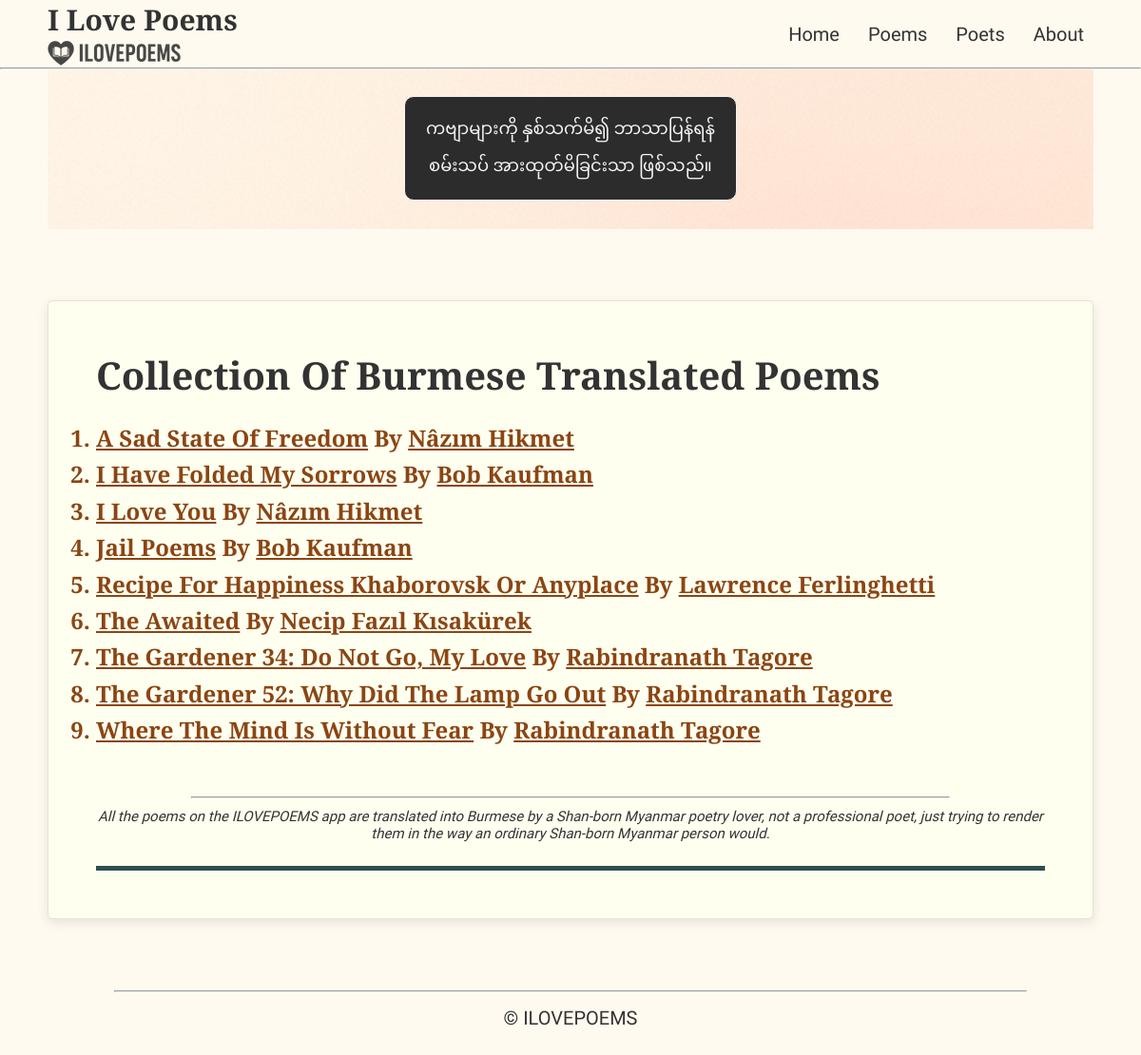
The page /poems/ on the database as committed earlier.
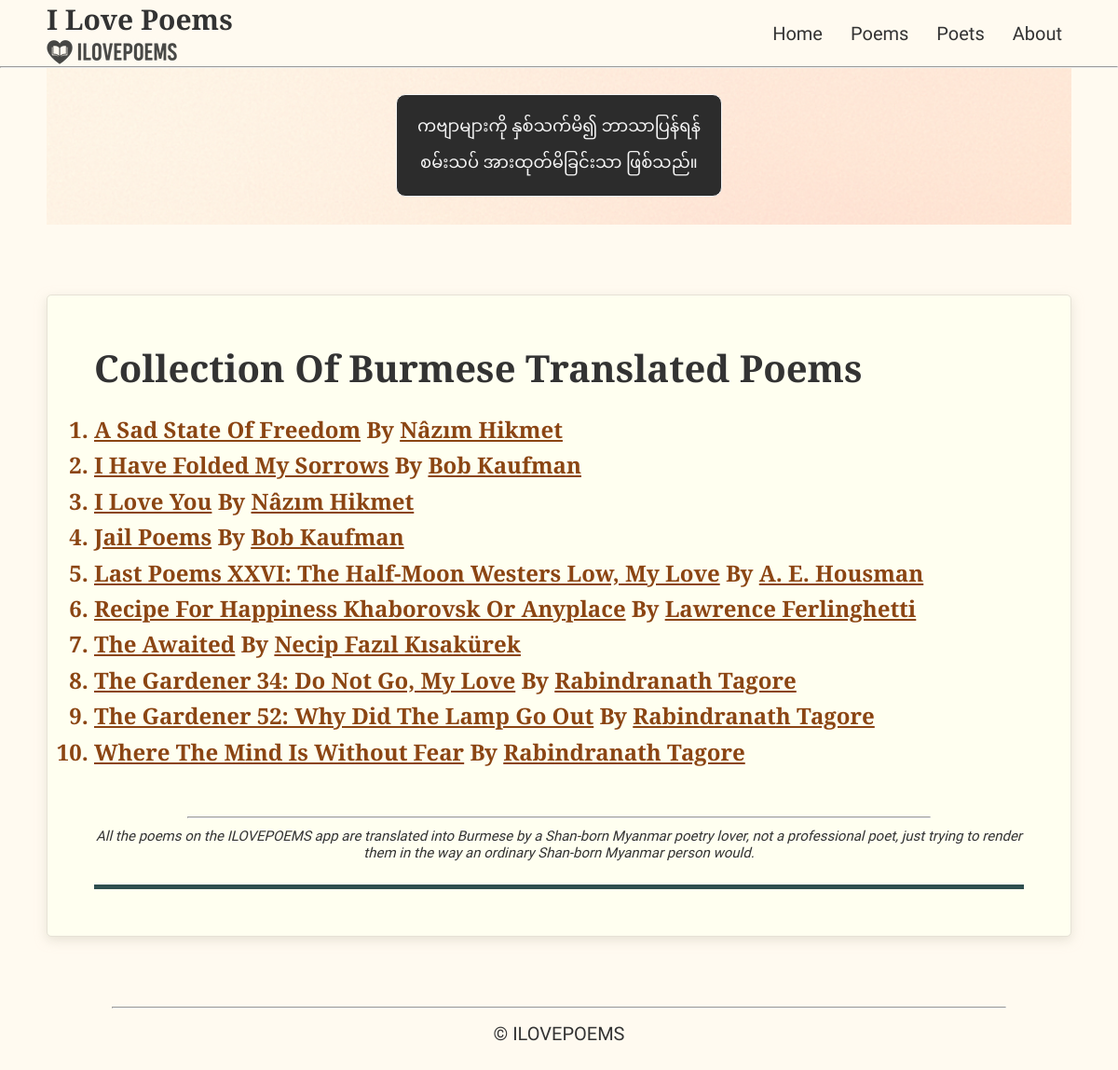
The same page on the database as committed later.
### poems/models.py (models this page shows, shortened)
class Poem(models.Model):
    title_en = models.CharField(max_length=200)
    title_mm = models.CharField(max_length=200)  # Myanmar title
    poem_mm = models.TextField()                  # Myanmar poem content
    poem_en = models.TextField()                  # English poem content
    about = models.TextField(blank=True)          # About the poem
    source = models.CharField(max_length=300, blank=True)
    featured = models.BooleanField(default=False)  # True/False column
    poet = models.ForeignKey('Poet', on_delete=models.CASCADE, related_name='poems')
    date_added = models.DateTimeField("date added")

class Poet(models.Model):
    name_en = models.CharField(max_length=100)
    name_mm = models.CharField(max_length=100)    # Myanmar name
    about = models.TextField(blank=True)          # About the poet
    source = models.CharField(max_length=300, blank=True)
    born_year = models.PositiveSmallIntegerField("Year of birth", null=True, blank=False)
    dead_year = models.PositiveSmallIntegerField("Year of death", null=True, blank=False)

### poems/views.py (the view)
# urls.py: path('',include('poems.urls')),
def poems(request):
    all_poem_list= Poem.objects.all().order_by("title_en","poet__name_en")
    context = {
        "all_poem_list": all_poem_list
    }
    return render(request, "poems/poems.html", context)

### poems/templates/poems/poems.html (shortened to what this page needs)
{% extends "poems/base.html" %}
{% block content %}
    <div class="poem-translation">
        <div class="poem">
            {% if all_poem_list %}
                <p class="poem-title_en">Collection of Burmese Translated Poems</p>
                <ol class="list">
                    {% for poem in all_poem_list %}
                        <li class="poems_list_items poet">
                            <span class="poet-wrapper">
                                <a href="{% url 'poems:poem' poem.id %}" class="poet">{{ poem.title_en|striptags }}</a>
                            </span>
                            <span class="poet-wrapper">
                                By <a href="{% url 'poems:poet' poem.poet.id %}" class="poet">{{ poem.poet.name_en }}</a>
                            </span>
                        </li>
                    {% endfor %}
                </ol>
            {% else %}
                <p>No poems available.</p>
            {% endif %}
            <hr>
            <div class="trans-note">
                <p>
                    All the poems on the ILOVEPOEMS app are translated into Burmese by a Shan-born Myanmar poetry lover, not a professional poet, just trying to render them in the way an ordinary Shan-born Myanmar person would.
                </p>
            </div>
            <hr class="bottom_bar">
        </div>
    </div>
{% endblock content %}

### poems/templates/poems/base.html (shortened to what this page needs)
{% load static %}
<!DOCTYPE html>
<html>
    <head>
        <link rel="stylesheet" href="{% static 'poems/css/styles.css' %}">
    </head>
    <body>
        <header class="header">
            <nav class="nav-bar">
                <div class="brand">
                    <a href="{% url 'poems:index' %}" class="brand-name-wrapper">
                        <h1 class="brand-name">I Love Poems</h1>
                    </a>
                    <a href="{% url 'poems:index' %}" class="logo-wrapper">
                        <div id="logo-img" alt="ilovepoems logo"></div>
                    </a>
                </div>
                <div class="nav-links-container">
                    <ul class="nav-links">
                        <li>
                            <a href="{% url 'poems:index' %}" class="nav-link">Home</a>
                        </li>
                        <li>
                            <a href="{% url 'poems:poems' %}" class="nav-link">Poems</a>
                        </li>
                        <li>
                            <a href="{% url 'poems:poets' %}" class="nav-link">Poets</a>
                        </li>
                        <li>
                            <a href="{% url 'poems:about' %}" class="nav-link">About</a>
                        </li>
                    </ul>
                </div>
            </nav>
        </header>
        <hr id="header-separator">
        <main>
            <section id="message-sec">
                <p class="poem-line-mm message-mm">ကဗျာများကို နှစ်သက်မိ၍ ဘာသာပြန်ရန် စမ်းသပ် အားထုတ်မိခြင်းသာ ဖြစ်သည်။</p>
            </section>
            <section id="display-sec">
                {% block content %}
                {% endblock content %}
            </section>
        </main>
        <hr>
        <footer>
            <p>&copy; ILOVEPOEMS</p>
        </footer>
</body>
</html>

### poems/static/poems/css/styles.css (style rules this page uses)
:root { --background-color: #FFFAF0; --font-color: #333333; }
*, *::before, *::after { margin: 0; padding: 0; box-sizing: border-box; }
html { font-size: 20px; }
body { background-color: var(--background-color); font-family: "Zain", sans-serif; color: var(--font-color); }
.header, main, footer { padding: 0 50px; }
.header { position: sticky; top: 0; background-color: var(--background-color); z-index: 100; }
.nav-bar { display: flex; justify-content: space-between; align-items: center; }
.brand { display: flex; flex-direction: column; text-align: left; }
.brand-name { display: inline; font-family: "Cormorant Garamond", serif; font-size: 1.5rem; color: var(--font-color); font-weight: 600; }
.brand-name-wrapper { text-decoration: none; }
.logo-wrapper { display: inline-block; height: 30px; width: 200px; }
#logo-img { background: url('../images/ilovepoems_icon.png') no-repeat; width: 100%; height: 100%; display: block; background-size: contain; }
.nav-links { list-style-type: none; display: flex; justify-content: space-evenly; align-items: center; flex-wrap: wrap; row-gap: 20px; column-gap: 10px; margin: 10px 0; }
.nav-link { display: inline-block; padding: 10px; text-decoration: none; color: var(--font-color); }
#header-separator { position: fixed; left: 0; width: 100%; height: 1px; background: #ccc; margin: 0; z-index: 99; display: block; }
#message-sec { background: url('../images/ChatGPT\ Image\ Nov\ 3\,\ 2025\,\ 10_59_45\ AM.png') no-repeat; background-size: cover; padding: 15px; }
.message-mm { max-width: 350px; margin: 15px auto; padding: 15px; text-align: center; border-radius: 10px; font-size: .9rem; background-color: #2C2C2C; color: #F5F5F5; border: 1px solid #f5f5f5; }
#display-sec { margin: 75px auto; }
.poem-title_en { font-family: "Cormorant Garamond", serif; font-size: 2rem; font-weight: 600; text-transform: capitalize; }
.poet { font-family: "Cormorant Garamond", serif; font-size: 1.2rem; font-weight: 600; text-transform: capitalize; color: #6e3610; }
.poem-translation { display: flex; flex-direction: column; background-color: #FFFFF0; padding: 50px; border: 1px solid #E6E2D6; box-shadow: 0 4px 12px rgba(216, 212, 196, 0.6); border-radius: 5px; }
.poems_list_items { color: #8b4513; line-height: 1.6; }
.list { margin-top: 20px; padding-bottom: 50px; }
.poet-wrapper .poet-mm, .poet-wrapper .poet { color: #8b4513; text-decoration: underline; }
.trans-note { margin: 10px 0 0; font-family: Zain, sans-serif; font-size: .75rem; font-style: italic; text-align: center; }
.bottom_bar { margin-top: 25px; width: 100%; height: 5px; border: 0px; background-color: #2f4f4f; }
hr { width: 80%; margin: 0px auto; }
footer { height: 100px; padding-top: 15px; text-align: center; }

Rows that differ between the two databases and show on the page:
added Poem: title_en "Last Poems XXVI: The Half-Moon Westers Low, My Love", poet.name_en "A. E. Housman"
